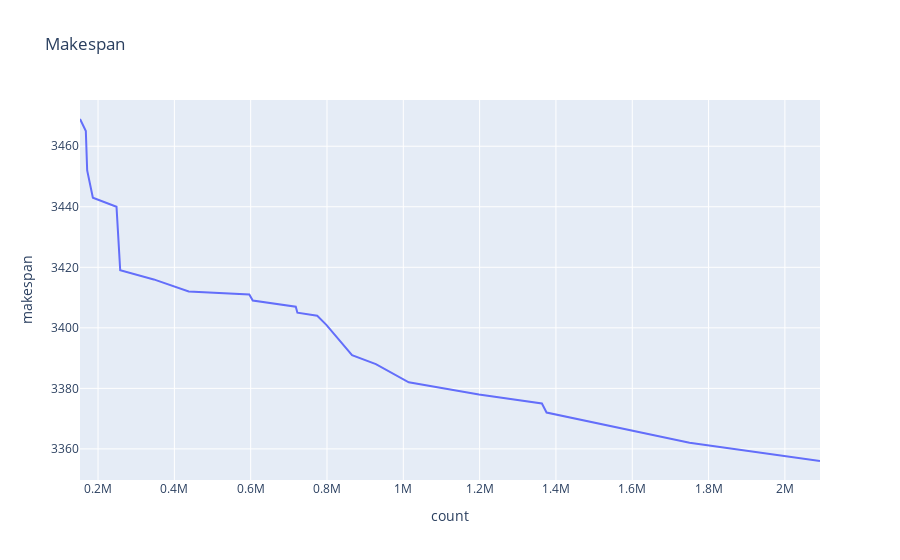

Notebook code for this chart:
### Code cell
## Visualize makespan vs makespan count

df = pd.read_csv(
    FILE_NAME, header=0, names=["iterations", "makespan", "count"], index_col=None
)
fig = px.line(df, x="count", y="makespan", title="Makespan")
fig.show()

### Figure 1 — Plotly figure (JSON) as saved in the notebook; plotly's stock layout.template omitted (floating-point values rounded to 4 significant figures)
{"data": [{"hovertemplate": "count=%{x}<br>makespan=%{y}<extra></extra>", "legendgroup": "", "line": {"color": "#636efa", "dash": "solid"}, "marker": {"symbol": "circle"}, "mode": "lines", "name": "", "orientation": "v", "showlegend": false, "type": "scatter", "x": [152710, 167990, 171530, 181250, 186450, 248390, 258090, 346070, 437650, 596430, 605470, 718150, 722470, 774390, 798350, 865670, 928090, 1014290, 1198230, 1363210, 1375490, 1750070, 2092030], "xaxis": "x", "y": [3469, 3465, 3452, 3446, 3443, 3440, 3419, 3416, 3412, 3411, 3409, 3407, 3405, 3404, 3401, 3391, 3388, 3382, 3378, 3375, 3372, 3362, 3356], "yaxis": "y"}], "layout": {"legend": {"tracegroupgap": 0}, "title": {"text": "Makespan"}, "xaxis": {"anchor": "y", "domain": [0, 1], "title": {"text": "count"}}, "yaxis": {"anchor": "x", "domain": [0, 1], "title": {"text": "makespan"}}}}
